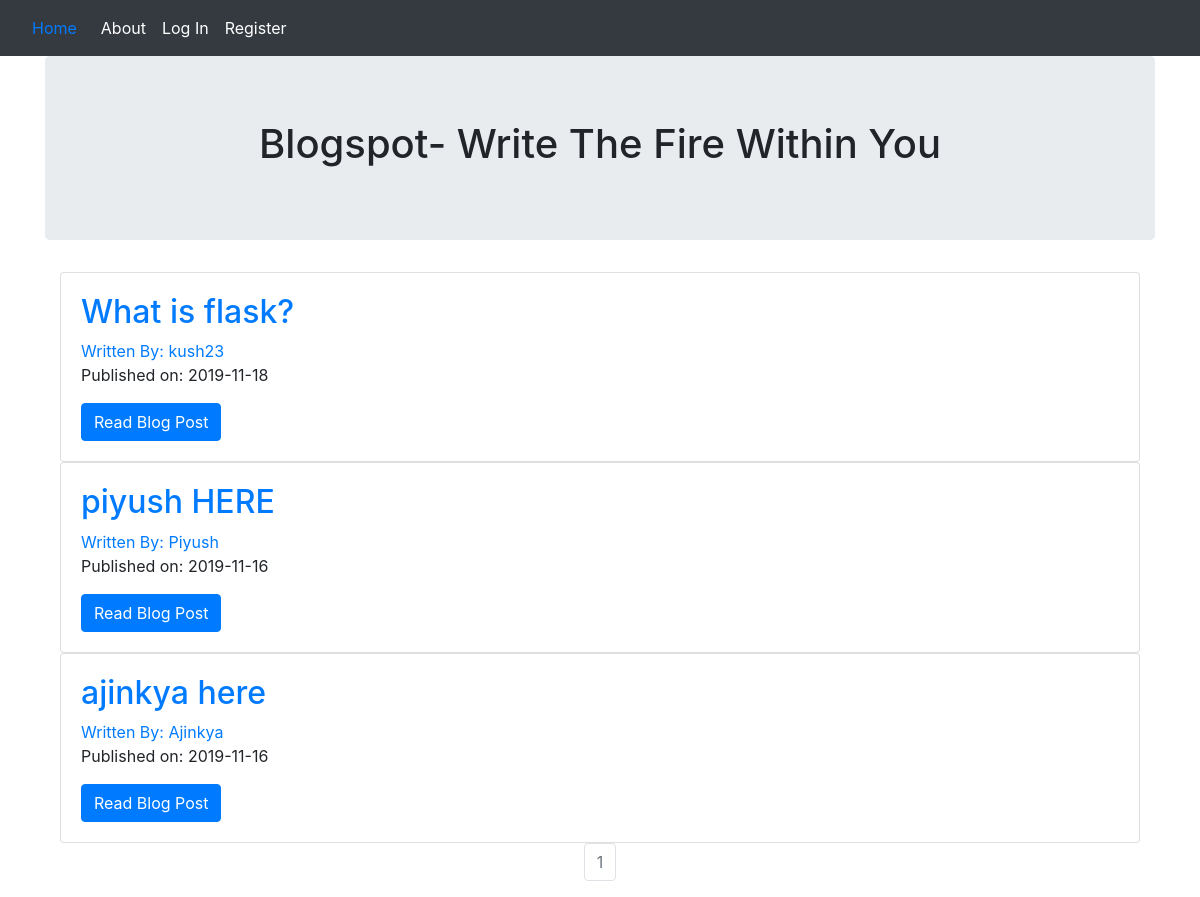
The page / on the database its author committed.
### puppycompanyblog/models.py (models this page shows, shortened)
class BlogPost(db.Model):
        users = db.relationship(User)
        id = db.Column(db.Integer, primary_key= True)
        user_id = db.Column(db.Integer, db.ForeignKey('users.id'), nullable=False)
        date = db.Column(db.DateTime, nullable=False, default=datetime.utcnow )
        title = db.Column(db.String(140), nullable=False)
        text = db.Column(db.Text,nullable=True)

class User(db.Model,UserMixin):
    __tablename__='users'
    id = db.Column(db.Integer, primary_key=True)
    profile_image = db.Column(db.String(64),nullable=False, default='default_profile.png')
    email = db.Column(db.String(64), unique=True, index=True)
    username = db.Column(db.String(64),  unique=True, index=True)
    password_hash = db.Column(db.String(128))
    posts = db.relationship('BlogPost', backref='author', lazy=True)

### puppycompanyblog/core/views.py (the view)
@core.route('/')
def index():
    page =request.args.get('page',1,type=int)
    blog_posts  = BlogPost.query.order_by(BlogPost.date.desc()).paginate(page=page,per_page=5)
    return render_template('index.html',blog_posts=blog_posts)

### puppycompanyblog/templates/index.html
  {% extends "base.html" %}
{% block content %}
    <div class="jumbotron">
        <div align="center">
            <h1>Blogspot- Write The Fire Within You</h1>
          </div>
    </div>
    <div class="container">
      {% for post in blog_posts.items %}
      <div class="card">
        <div class="card-body">
          <h2><a class='card-title' href="{{url_for('blog_posts.blog_post',blog_post_id=post.id)}}">{{post.title}}</a></h2>
          <a href="{{url_for('users.user_post',username=post.author.username)}}">Written By: {{post.author.username}}</a>
          <p>Published on: {{post.date.strftime('%Y-%m-%d')}}</p>
          <a class="btn btn-primary" href="{{url_for('blog_posts.blog_post',blog_post_id=post.id)}}">Read Blog Post</a>
        </div>
      </div>
      {% endfor %}
    </div>
    <nav aria-label='Page Navigation example'>
      <ul class="pagination justify-content-center">
        {% for page_num in blog_posts.iter_pages(left_edge=1,right_edge=1,left_current=1,right_current=2) %}
        {% if blog_posts.page == page_num %}
        <li class='page-item disabled'>
          <a class="page-link" href="{{url_for('core.index',page=page_num)}}">{{ page_num}}</a>
        </li>
        {% else %}
        <li class='page-item '>
          <a class="page-link" href="{{url_for('core.index',page=page_num)}}">{{ page_num}}</a>
        </li>
        {% endif %}
        {% endfor %}
      </ul>
    </nav>
{% endblock %}

### puppycompanyblog/templates/base.html (shortened to what this page needs)
<!DOCTYPE html>
<html>
    <head>
        <link rel="stylesheet" href="https://stackpath.bootstrapcdn.com/bootstrap/4.3.1/css/bootstrap.min.css">
    </head>
    <body>
        <nav class="navbar navbar-expand-lg navbar-dark bg-dark">
            <a class="nav-link" href="{{ url_for('core.index') }}">Home</a>
            <div class="collapse navbar-collapse" id="navbarTogglerDemo02">
              <ul class="navbar-nav mr-auto mt-2 mt-lg-0">
                <li class="nav-item active">
                  <a class="nav-link" href="{{ url_for('core.info') }}">About</a>
                </li>
                {% if current_user.is_authenticated %}
                <li class="nav-item active">
                  <a class="nav-link" href="{{url_for('users.logout')}}">Log Out</a>
                </li>
                <li class="nav-item active">
                    <a class="nav-link" href="{{url_for('users.account')}}">Account</a>
                </li>
                <li class="nav-item active">
                    <a class="nav-link" href="{{url_for('blog_posts.create_post')}}">Create Post</a>
                </li>
                {% else %}
                <li class="nav-item active">
                    <a class="nav-link" href="{{url_for('users.login')}}">Log In</a>
                </li>
                <li class="nav-item active">
                    <a class="nav-link" href="{{url_for('users.register')}}">Register</a>
                </li>
                {% endif %}
              </ul>
            </div>
          </nav>
          <div class="container">
              {% block content %}
              {% endblock %}
          </div>
    </body>
</html>

### rows shown on the page
BlogPost: title "What is flask?", author.username "kush23", date "2019-11-18"
BlogPost: title "piyush HERE", author.username "Piyush", date "2019-11-16"
BlogPost: title "ajinkya here", author.username "Ajinkya", date "2019-11-16"

### other values the page prints
{{ page_num }} "1"
